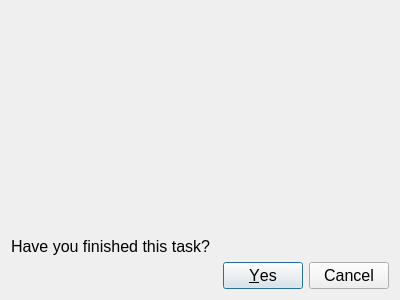
<?xml version="1.0" encoding="UTF-8"?>
<ui version="4.0">
 <class>HabitFinishedDialog</class>
 <widget class="QDialog" name="HabitFinishedDialog">
  <property name="geometry">
   <rect>
    <x>0</x>
    <y>0</y>
    <width>400</width>
    <height>300</height>
   </rect>
  </property>
  <property name="windowTitle">
   <string>Dialog</string>
  </property>
  <layout class="QVBoxLayout" name="verticalLayout_2">
   <item>
    <widget class="HabitDescription" name="habitDesc" native="true"/>
   </item>
   <item>
    <spacer name="verticalSpacer">
     <property name="orientation">
      <enum>Qt::Vertical</enum>
     </property>
     <property name="sizeHint" stdset="0">
      <size>
       <width>20</width>
       <height>40</height>
      </size>
     </property>
    </spacer>
   </item>
   <item>
    <widget class="QLabel" name="label">
     <property name="font">
      <font>
       <pointsize>12</pointsize>
      </font>
     </property>
     <property name="text">
      <string>Have you finished this task?</string>
     </property>
    </widget>
   </item>
   <item>
    <widget class="QDialogButtonBox" name="buttonBox">
     <property name="font">
      <font>
       <pointsize>12</pointsize>
      </font>
     </property>
     <property name="orientation">
      <enum>Qt::Horizontal</enum>
     </property>
     <property name="standardButtons">
      <set>QDialogButtonBox::Cancel|QDialogButtonBox::Yes</set>
     </property>
    </widget>
   </item>
  </layout>
 </widget>
 <customwidgets>
  <customwidget>
   <class>HabitDescription</class>
   <extends>QWidget</extends>
   <header>HabitDescription.h</header>
   <container>1</container>
  </customwidget>
 </customwidgets>
 <resources/>
 <connections>
  <connection>
   <sender>buttonBox</sender>
   <signal>accepted()</signal>
   <receiver>HabitFinishedDialog</receiver>
   <slot>accept()</slot>
   <hints>
    <hint type="sourcelabel">
     <x>248</x>
     <y>254</y>
    </hint>
    <hint type="destinationlabel">
     <x>157</x>
     <y>274</y>
    </hint>
   </hints>
  </connection>
  <connection>
   <sender>buttonBox</sender>
   <signal>rejected()</signal>
   <receiver>HabitFinishedDialog</receiver>
   <slot>reject()</slot>
   <hints>
    <hint type="sourcelabel">
     <x>316</x>
     <y>260</y>
    </hint>
    <hint type="destinationlabel">
     <x>286</x>
     <y>274</y>
    </hint>
   </hints>
  </connection>
 </connections>
</ui>
